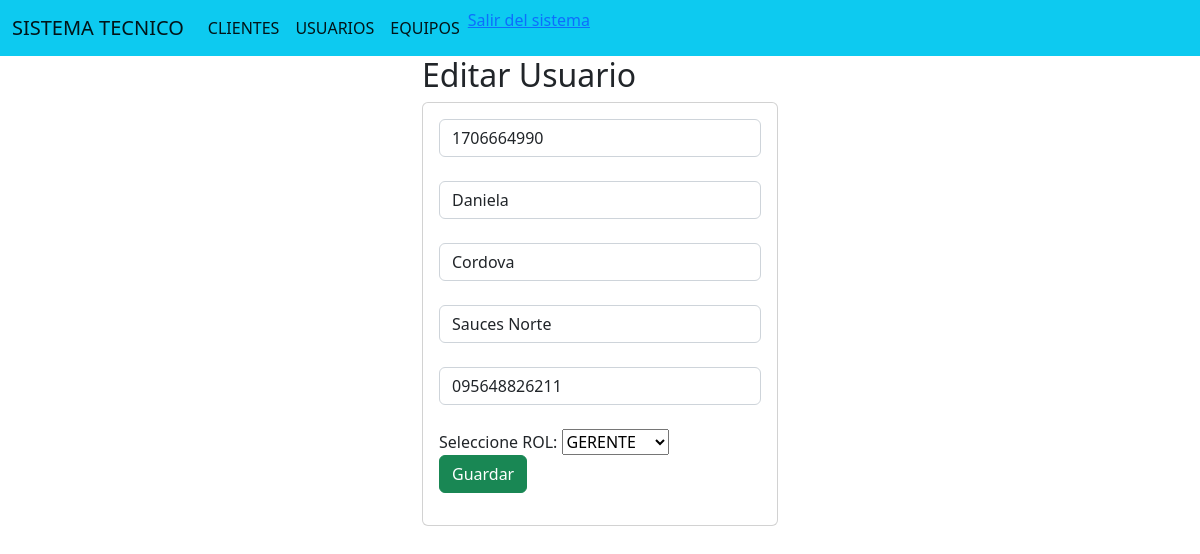
Screenshot of /edicionUsuario/1706664990 with the database file from the repository.
### Apps/Aplicaciones/models.py (models this page shows, shortened)
class Usuario(models.Model):
    cedula = models.CharField(max_length=11)
    nombre= models.CharField(max_length=50)
    apellido= models.CharField(max_length=50)
    direccion= models.CharField(max_length=50)
    telefono = models.CharField(max_length=50)
    rol =  models.CharField(max_length= 50)

### Apps/Aplicaciones/views.py (the view)
# urls.py: path('edicionUsuario/<cedula>', views.edicionUsuario),
def edicionUsuario(request, cedula):
    usuario = Usuario.objects.get(cedula=cedula)
    return render(request, "editarUsuario.html", {"usuario": usuario})

### Apps/Aplicaciones/templates/editarUsuario.html (shortened to what this page needs)
{% extends "./plantilla.html" %}
{% block body %}
<div class="row">
    <div class="col-md-4 offset-md-4">
        <h2>Editar Usuario</h2>
        <div class="card">
            <div class="card-body">
                <form action="/editarUsuario/" method="POST">{% csrf_token %}
                    <div class="form-group">
                        <input type="text" id="txtCedula" name="txtCedula" value="{{usuario.cedula}}" class="form-control" placeholder="Cedula"
                            minlength="11" maxlength="11" required>
                    </div>
                    <br>
                    <div class="form-group">
                        <input type="text" id="txtNombre" name="txtNombre" value="{{usuario.nombre}}" class="form-control" placeholder="Nombre"
                            maxlength="50" required>
                    </div>
                    <br>
                    <div class="form-group">
                        <input type="text" id="txtApellido" name="txtApellido" value="{{usuario.apellido}}" class="form-control" placeholder="Apellido"
                            maxlength="50" required>
                    </div>
                    <br>
                    <div class="form-group">
                        <input type="text" id="txtDireccion" name="txtDireccion" value="{{usuario.direccion}}" class="form-control" placeholder="Dirección"
                            maxlength="50" required>
                    </div>
                    <br>
                    <div class="form-group">
                        <input type="text" id="txtTelefono" name="txtTelefono" value="{{usuario.telefono}}"class="form-control" placeholder="Teléfono"
                            maxlength="50" required>
                    </div>
                    <br>
                    <div class="form-group">
                        <label>Seleccione ROL: </label>
                        <select name="txtrol" id="txtrol" value="{{usuario.rol}}">
                            <option>GERENTE</option>
                          </select>
                    </div>
                    <div class="form-group">
                        <button type="submit" class="btn btn-success btn-block text-white">Guardar</button>
                    </div>
                </form>
            </div>
        </div>
    </div>
</div>
{% endblock %}

### rows the page displays
Usuario: txtCedula "1706664990", txtNombre "Daniela", txtApellido "Cordova", txtDireccion "Sauces Norte", txtTelefono "095648826211", txtrol "GERENTE"
